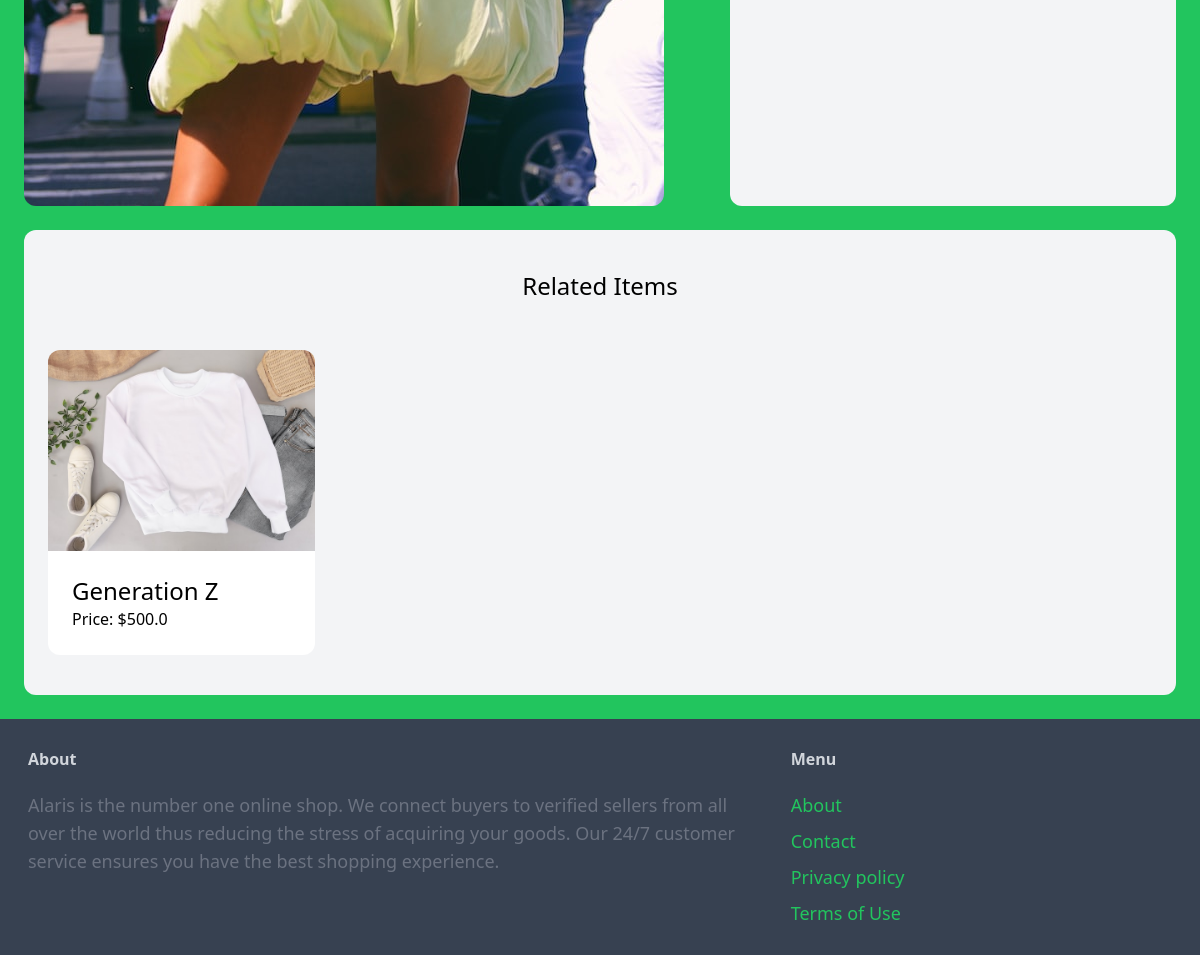
The app's page /items/1/ (lower part), older data.
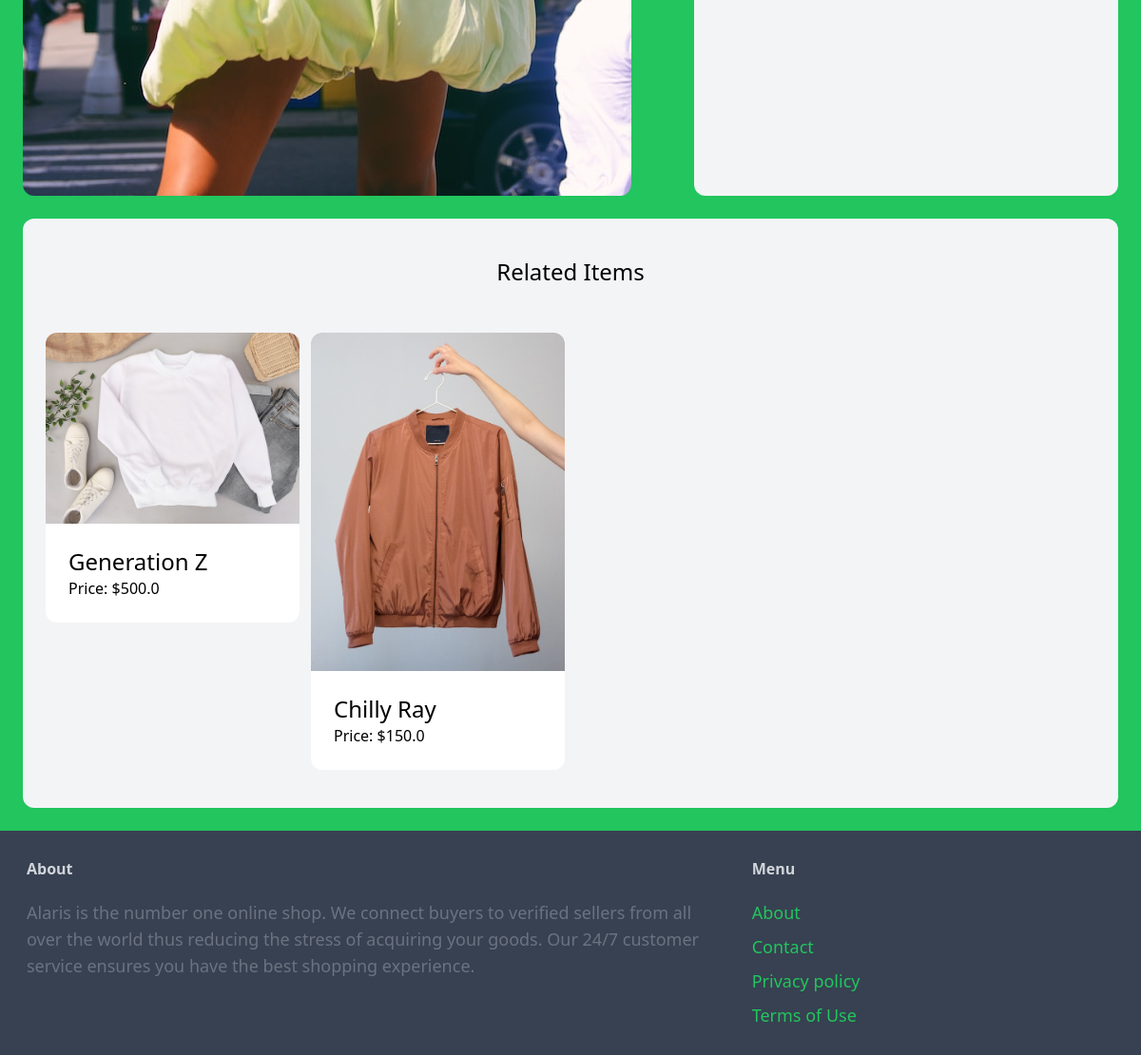
The same page, newer data.
### item/models.py (models this page shows)
class Item(models.Model):
    category = models.ForeignKey(Category, related_name='items', on_delete=models.CASCADE)
    name = models.CharField(max_length=200)
    description = models.TextField(blank=True, null=True)
    image = models.ImageField(upload_to='item_images', blank=True, null=True)
    price = models.FloatField()
    is_sold = models.BooleanField(default=False)
    created_by = models.ForeignKey(User, related_name='items', on_delete=models.CASCADE)
    created_at = models.DateTimeField(auto_now_add=True)
    def __str__(self):
        return self.name

### item/views.py (the view)
# urls.py: path('<int:pk>/', views.detail, name='detail'),
def detail(request, pk):
    item = get_object_or_404(Item, pk=pk)
    related_items = Item.objects.filter(category=item.category, is_sold=False).exclude(pk=pk)[0:3]
    return render(request, 'item/detail.html', {
     'item': item,
     'related_items': related_items
    })

### item/templates/item/detail.html (shortened to what this page needs)
{% extends 'duka/base.html' %}
{% block content %}
<div class="grid grid-cols-5 gap-6">
    <div class="col-span-3">
        <img src="{{ item.image.url }}" class="rounded-xl">
    </div>
    <div class="col-span-2 p-6 bg-gray-100 rounded-xl">
    </div>
</div>
<div class="mt-6 px-6 py-10 bg-gray-100 rounded-xl">
    <h2 class="mb-12 text-2xl text-center">Related Items</h2>
    <div class="grid grid-cols-4 gap-3">
      {% for item in related_items %}
      <div>
        <a href="{% url 'item:detail' item.id %}">
          <div>
            <img src="{{ item.image.url }}" class="rounded-t-xl" />
          </div>
          <div class="p-6 bg-white rounded-b-xl">
            <h3 class="text-2xl">{{ item.name }}</h3>
            <p class="text-gray-450">Price: ${{ item.price }}</p>
          </div>
        </a>
      </div>
      {% endfor %}
    </div>
  </div>
{% endblock content %}

Row changes from the older to the newer data that the page shows:
added Item: image (picture), name "Chilly Ray", price "150.0"
